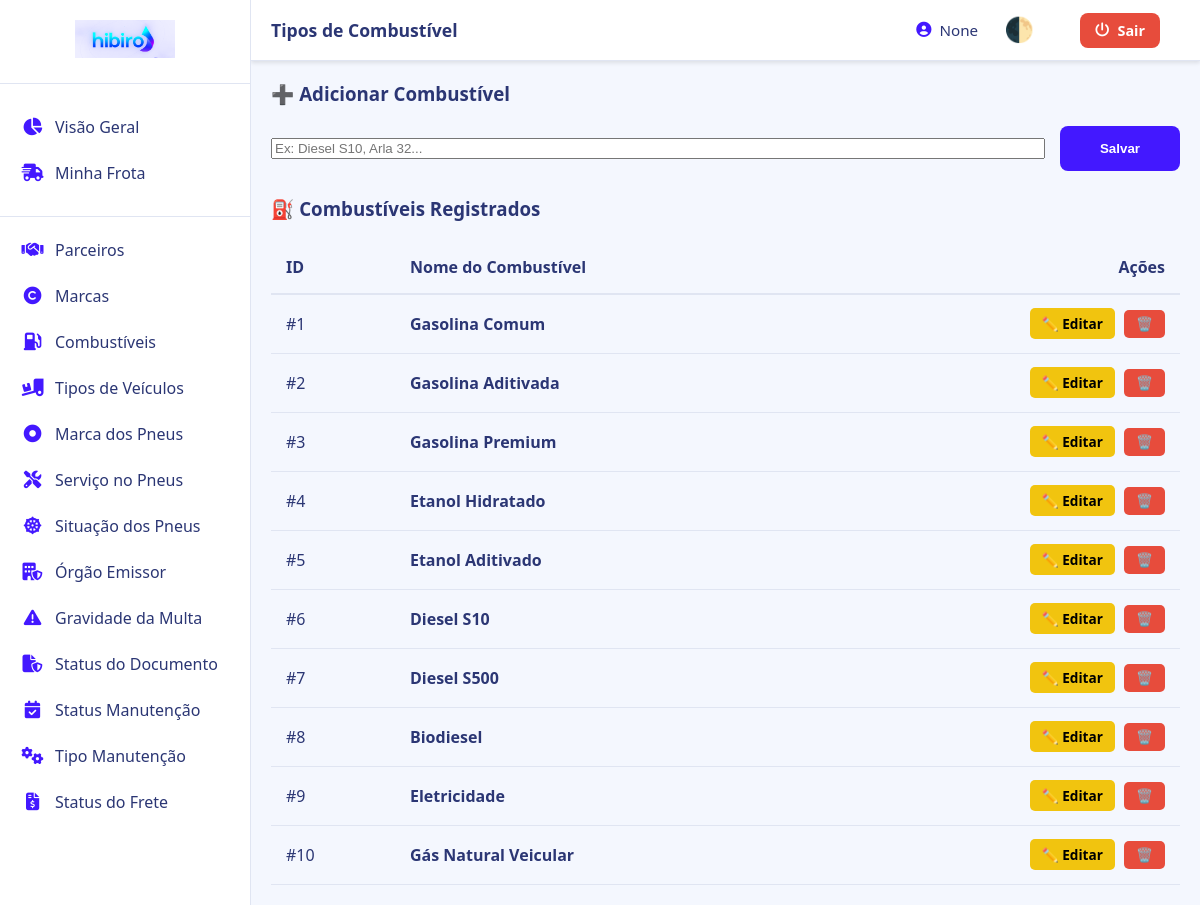
Page /configuracoes/combustivel on the committed database.
### tables this page shows
CREATE TABLE "vei_combustivel" (
	"id_tipo_combustivel"	INTEGER,
	"nome_combustivel"	TEXT NOT NULL UNIQUE,
	PRIMARY KEY("id_tipo_combustivel" AUTOINCREMENT)
);

### rotas/configuracoes.py (the view)
@config_bp.route('/combustivel', methods=['GET', 'POST'])
def config_combustivel():
    db = get_db()
    if request.method == 'POST':
        nome = request.form.get('nome_combustivel').strip().upper()
        db.execute('INSERT INTO vei_combustivel (nome_combustivel) VALUES (?)', (nome,))
        db.commit()
    combustiveis = db.execute('SELECT * FROM vei_combustivel').fetchall()
    return render_template('app/config_combustivel.html', combustiveis=combustiveis, username=session.get('username'))

### app.py (called while the page is built)
@app.teardown_appcontext
def teardown_db(exception):
    close_connection(exception)

### database.py (called while the page is built)
def get_db():
    db = getattr(g, '_database', None)
    if db is None:
        basedir = os.path.abspath(os.path.dirname(__file__))
        db_path = os.path.join(basedir, 'dados', 'hibiro_frota.db')
        db = g._database = sqlite3.connect(db_path)
        db.row_factory = sqlite3.Row
    return db

def close_connection(exception=None):
    db = g.pop('_database', None)
    if db is not None:
        db.close()

### templates/app/config_combustivel.html (shortened to what this page needs)
{% extends "base_app.html" %}
{% block page_title %}Tipos de Combustível{% endblock %}
{% block content %}
<div class="stat-card" style="margin-bottom: 25px;">
    <h3 style="margin-top: 0; margin-bottom: 20px;">➕ Adicionar Combustível</h3>
    <form method="POST" action="{{ url_for('configuracoes.config_combustivel') }}" style="display: flex; gap: 15px; align-items: center; flex-wrap: wrap;">
        <input type="text" name="nome_combustivel" class="input-standard" placeholder="Ex: Diesel S10, Arla 32..." required style="flex: 1; min-width: 250px;">
        <button type="submit" style="background-color: var(--accent); color: white; border: none; padding: 0 25px; height: 45px; border-radius: 8px; font-weight: bold; cursor: pointer; min-width: 120px;">Salvar</button>
    </form>
</div>
<div class="stat-card">
    <h3 style="margin-top: 0; margin-bottom: 20px;">⛽ Combustíveis Registrados</h3>
    <div style="overflow-x: auto; width: 100%;">
        <table style="width: 100%; border-collapse: collapse; text-align: left; white-space: nowrap;">
            <thead>
                <tr style="border-bottom: 2px solid var(--border); color: var(--text-muted);">
                    <th style="padding: 15px;">ID</th>
                    <th style="padding: 15px;">Nome do Combustível</th>
                    <th style="padding: 15px; text-align: right;">Ações</th>
                </tr>
            </thead>
            <tbody>
                {% for c in combustiveis %}
                <tr style="border-bottom: 1px solid var(--border);">
                    <td style="padding: 15px;">#{{ c.id_tipo_combustivel }}</td>
                    <td style="padding: 15px; font-weight: bold;">{{ c.nome_combustivel }}</td>
                    <td style="padding: 15px; text-align: right;">
                        <a href="{{ url_for('configuracoes.editar_combustivel', id_tipo_combustivel=c.id_tipo_combustivel) }}" style="background: #f1c40f; color: #000; padding: 6px 12px; border-radius: 5px; text-decoration: none; font-size: 0.85rem; font-weight: bold; margin-right: 5px;">✏️ Editar</a>
                        <form method="POST" action="{{ url_for('configuracoes.excluir_combustivel', id_tipo_combustivel=c.id_tipo_combustivel) }}" style="display:inline;">
                            <button type="submit" onclick="return confirm('Excluir este combustível?');" style="background: var(--danger); color: white; border: none; padding: 6px 12px; border-radius: 5px; font-size: 0.85rem; font-weight: bold; cursor: pointer;">🗑️</button>
                        </form>
                    </td>
                </tr>
                {% else %}
                <tr><td colspan="3" style="padding: 25px; text-align: center; color: var(--text-muted);">Nenhum combustível registado.</td></tr>
                {% endfor %}
            </tbody>
        </table>
    </div>
</div>
{% endblock %}

### static/css/app.css (style rules this page uses)
:root { --bg-app: #F4F7FE; --bg-sidebar: #FFFFFF; --text-main: #2B3674; --text-secondary: #56567C; --accent: #4318FF; --accent-rgb: 67,24,255; --danger: #e74c3c; --border: #E0E5F2; --shadow-light: rgba(140, 152, 164, 0.2); --shadow-dark: rgba(0,0,0,0.1); }
body { margin: 0; font-family: 'Segoe UI', sans-serif; background: var(--bg-app); overflow: hidden; color: var(--text-main); transition: background 0.3s ease, color 0.3s ease; box-sizing: border-box; }

### rows in the picture
vei_combustivel: id_tipo_combustivel "1", nome_combustivel "Gasolina Comum"
vei_combustivel: id_tipo_combustivel "2", nome_combustivel "Gasolina Aditivada"
vei_combustivel: id_tipo_combustivel "3", nome_combustivel "Gasolina Premium"
vei_combustivel: id_tipo_combustivel "4", nome_combustivel "Etanol Hidratado"
vei_combustivel: id_tipo_combustivel "5", nome_combustivel "Etanol Aditivado"
vei_combustivel: id_tipo_combustivel "6", nome_combustivel "Diesel S10"
vei_combustivel: id_tipo_combustivel "7", nome_combustivel "Diesel S500"
vei_combustivel: id_tipo_combustivel "8", nome_combustivel "Biodiesel"
vei_combustivel: id_tipo_combustivel "9", nome_combustivel "Eletricidade"
vei_combustivel: id_tipo_combustivel "10", nome_combustivel "Gás Natural Veicular"

### other values in the picture
{{ username }} "None"
